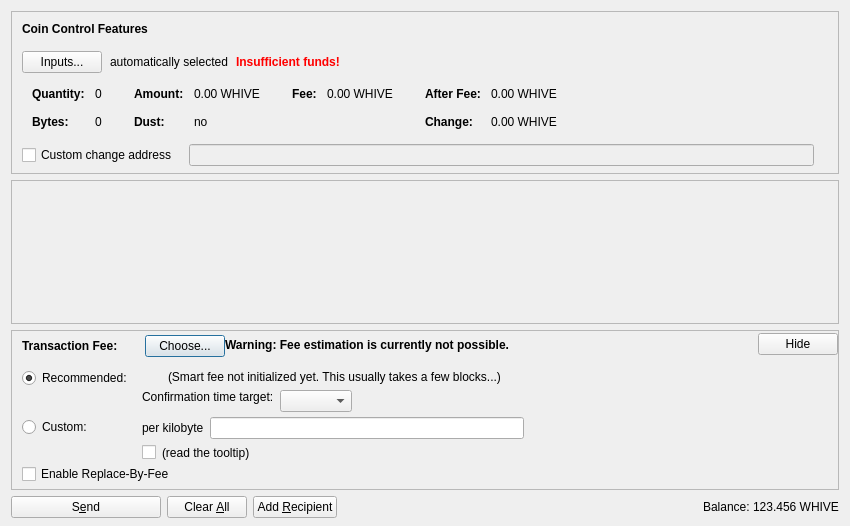
<?xml version="1.0" encoding="UTF-8"?>
<ui version="4.0">
 <class>SendCoinsDialog</class>
 <widget class="QDialog" name="SendCoinsDialog">
  <property name="geometry">
   <rect>
    <x>0</x>
    <y>0</y>
    <width>850</width>
    <height>526</height>
   </rect>
  </property>
  <property name="windowTitle">
   <string>Send Coins</string>
  </property>
  <layout class="QVBoxLayout" name="verticalLayout" stretch="0,1,0,0">
   <property name="bottomMargin">
    <number>8</number>
   </property>
   <item>
    <widget class="QFrame" name="frameCoinControl">
     <property name="sizePolicy">
      <sizepolicy hsizetype="Expanding" vsizetype="Expanding">
       <horstretch>0</horstretch>
       <verstretch>0</verstretch>
      </sizepolicy>
     </property>
     <property name="maximumSize">
      <size>
       <width>16777215</width>
       <height>16777215</height>
      </size>
     </property>
     <property name="frameShape">
      <enum>QFrame::StyledPanel</enum>
     </property>
     <property name="frameShadow">
      <enum>QFrame::Sunken</enum>
     </property>
     <layout class="QVBoxLayout" name="verticalLayoutCoinControl2">
      <property name="spacing">
       <number>0</number>
      </property>
      <property name="leftMargin">
       <number>0</number>
      </property>
      <property name="topMargin">
       <number>0</number>
      </property>
      <property name="rightMargin">
       <number>0</number>
      </property>
      <property name="bottomMargin">
       <number>6</number>
      </property>
      <item>
       <layout class="QVBoxLayout" name="verticalLayoutCoinControl" stretch="0,0,0,0,1">
        <property name="spacing">
         <number>0</number>
        </property>
        <property name="leftMargin">
         <number>10</number>
        </property>
        <property name="topMargin">
         <number>10</number>
        </property>
        <item>
         <layout class="QHBoxLayout" name="horizontalLayoutCoinControl1">
          <property name="bottomMargin">
           <number>15</number>
          </property>
          <item>
           <widget class="QLabel" name="labelCoinControlFeatures">
            <property name="sizePolicy">
             <sizepolicy hsizetype="Preferred" vsizetype="Maximum">
              <horstretch>0</horstretch>
              <verstretch>0</verstretch>
             </sizepolicy>
            </property>
            <property name="font">
             <font>
              <weight>75</weight>
              <bold>true</bold>
             </font>
            </property>
            <property name="styleSheet">
             <string notr="true">font-weight:bold;</string>
            </property>
            <property name="text">
             <string>Coin Control Features</string>
            </property>
           </widget>
          </item>
         </layout>
        </item>
        <item>
         <layout class="QHBoxLayout" name="horizontalLayoutCoinControl2" stretch="0,0,0,0">
          <property name="spacing">
           <number>8</number>
          </property>
          <property name="bottomMargin">
           <number>10</number>
          </property>
          <item>
           <widget class="QPushButton" name="pushButtonCoinControl">
            <property name="styleSheet">
             <string notr="true"/>
            </property>
            <property name="text">
             <string>Inputs...</string>
            </property>
            <property name="autoDefault">
             <bool>false</bool>
            </property>
           </widget>
          </item>
          <item>
           <widget class="QLabel" name="labelCoinControlAutomaticallySelected">
            <property name="text">
             <string>automatically selected</string>
            </property>
            <property name="margin">
             <number>5</number>
            </property>
           </widget>
          </item>
          <item>
           <widget class="QLabel" name="labelCoinControlInsuffFunds">
            <property name="font">
             <font>
              <weight>75</weight>
              <bold>true</bold>
             </font>
            </property>
            <property name="styleSheet">
             <string notr="true">color:red;font-weight:bold;</string>
            </property>
            <property name="text">
             <string>Insufficient funds!</string>
            </property>
            <property name="margin">
             <number>5</number>
            </property>
           </widget>
          </item>
          <item>
           <spacer name="horizontalSpacerCoinControl">
            <property name="orientation">
             <enum>Qt::Horizontal</enum>
            </property>
            <property name="sizeHint" stdset="0">
             <size>
              <width>40</width>
              <height>1</height>
             </size>
            </property>
           </spacer>
          </item>
         </layout>
        </item>
        <item>
         <widget class="QWidget" name="widgetCoinControl" native="true">
          <property name="sizePolicy">
           <sizepolicy hsizetype="Preferred" vsizetype="Preferred">
            <horstretch>0</horstretch>
            <verstretch>0</verstretch>
           </sizepolicy>
          </property>
          <property name="minimumSize">
           <size>
            <width>0</width>
            <height>0</height>
           </size>
          </property>
          <property name="styleSheet">
           <string notr="true"/>
          </property>
          <layout class="QHBoxLayout" name="horizontalLayoutCoinControl5">
           <property name="leftMargin">
            <number>0</number>
           </property>
           <property name="topMargin">
            <number>0</number>
           </property>
           <property name="rightMargin">
            <number>0</number>
           </property>
           <property name="bottomMargin">
            <number>0</number>
           </property>
           <item>
            <layout class="QHBoxLayout" name="horizontalLayoutCoinControl3" stretch="0,0,0,1">
             <property name="spacing">
              <number>20</number>
             </property>
             <property name="topMargin">
              <number>0</number>
             </property>
             <property name="bottomMargin">
              <number>10</number>
             </property>
             <item>
              <layout class="QFormLayout" name="formLayoutCoinControl1">
               <property name="horizontalSpacing">
                <number>10</number>
               </property>
               <property name="verticalSpacing">
                <number>14</number>
               </property>
               <property name="leftMargin">
                <number>10</number>
               </property>
               <property name="topMargin">
                <number>4</number>
               </property>
               <property name="rightMargin">
                <number>6</number>
               </property>
               <item row="0" column="0">
                <widget class="QLabel" name="labelCoinControlQuantityText">
                 <property name="font">
                  <font>
                   <weight>75</weight>
                   <bold>true</bold>
                  </font>
                 </property>
                 <property name="text">
                  <string>Quantity:</string>
                 </property>
                 <property name="margin">
                  <number>0</number>
                 </property>
                </widget>
               </item>
               <item row="0" column="1">
                <widget class="QLabel" name="labelCoinControlQuantity">
                 <property name="cursor">
                  <cursorShape>IBeamCursor</cursorShape>
                 </property>
                 <property name="contextMenuPolicy">
                  <enum>Qt::ActionsContextMenu</enum>
                 </property>
                 <property name="text">
                  <string notr="true">0</string>
                 </property>
                 <property name="margin">
                  <number>0</number>
                 </property>
                 <property name="textInteractionFlags">
                  <set>Qt::LinksAccessibleByMouse|Qt::TextSelectableByKeyboard|Qt::TextSelectableByMouse</set>
                 </property>
                </widget>
               </item>
               <item row="1" column="0">
                <widget class="QLabel" name="labelCoinControlBytesText">
                 <property name="font">
                  <font>
                   <weight>75</weight>
                   <bold>true</bold>
                  </font>
                 </property>
                 <property name="text">
                  <string>Bytes:</string>
                 </property>
                </widget>
               </item>
               <item row="1" column="1">
                <widget class="QLabel" name="labelCoinControlBytes">
                 <property name="cursor">
                  <cursorShape>IBeamCursor</cursorShape>
                 </property>
                 <property name="contextMenuPolicy">
                  <enum>Qt::ActionsContextMenu</enum>
                 </property>
                 <property name="text">
                  <string notr="true">0</string>
                 </property>
                 <property name="textInteractionFlags">
                  <set>Qt::LinksAccessibleByMouse|Qt::TextSelectableByKeyboard|Qt::TextSelectableByMouse</set>
                 </property>
                </widget>
               </item>
              </layout>
             </item>
             <item>
              <layout class="QFormLayout" name="formLayoutCoinControl2">
               <property name="horizontalSpacing">
                <number>10</number>
               </property>
               <property name="verticalSpacing">
                <number>14</number>
               </property>
               <property name="leftMargin">
                <number>6</number>
               </property>
               <property name="topMargin">
                <number>4</number>
               </property>
               <property name="rightMargin">
                <number>6</number>
               </property>
               <item row="0" column="0">
                <widget class="QLabel" name="labelCoinControlAmountText">
                 <property name="font">
                  <font>
                   <weight>75</weight>
                   <bold>true</bold>
                  </font>
                 </property>
                 <property name="text">
                  <string>Amount:</string>
                 </property>
                 <property name="margin">
                  <number>0</number>
                 </property>
                </widget>
               </item>
               <item row="0" column="1">
                <widget class="QLabel" name="labelCoinControlAmount">
                 <property name="cursor">
                  <cursorShape>IBeamCursor</cursorShape>
                 </property>
                 <property name="contextMenuPolicy">
                  <enum>Qt::ActionsContextMenu</enum>
                 </property>
                 <property name="text">
                  <string notr="true">0.00 WHIVE</string>
                 </property>
                 <property name="textInteractionFlags">
                  <set>Qt::LinksAccessibleByMouse|Qt::TextSelectableByKeyboard|Qt::TextSelectableByMouse</set>
                 </property>
                </widget>
               </item>
               <item row="1" column="0">
                <widget class="QLabel" name="labelCoinControlLowOutputText">
                 <property name="font">
                  <font>
                   <weight>75</weight>
                   <bold>true</bold>
                  </font>
                 </property>
                 <property name="text">
                  <string>Dust:</string>
                 </property>
                </widget>
               </item>
               <item row="1" column="1">
                <widget class="QLabel" name="labelCoinControlLowOutput">
                 <property name="cursor">
                  <cursorShape>IBeamCursor</cursorShape>
                 </property>
                 <property name="contextMenuPolicy">
                  <enum>Qt::ActionsContextMenu</enum>
                 </property>
                 <property name="text">
                  <string notr="true">no</string>
                 </property>
                 <property name="textInteractionFlags">
                  <set>Qt::LinksAccessibleByMouse|Qt::TextSelectableByKeyboard|Qt::TextSelectableByMouse</set>
                 </property>
                </widget>
               </item>
              </layout>
             </item>
             <item>
              <layout class="QFormLayout" name="formLayoutCoinControl3">
               <property name="horizontalSpacing">
                <number>10</number>
               </property>
               <property name="verticalSpacing">
                <number>14</number>
               </property>
               <property name="leftMargin">
                <number>6</number>
               </property>
               <property name="topMargin">
                <number>4</number>
               </property>
               <property name="rightMargin">
                <number>6</number>
               </property>
               <item row="0" column="0">
                <widget class="QLabel" name="labelCoinControlFeeText">
                 <property name="font">
                  <font>
                   <weight>75</weight>
                   <bold>true</bold>
                  </font>
                 </property>
                 <property name="text">
                  <string>Fee:</string>
                 </property>
                 <property name="margin">
                  <number>0</number>
                 </property>
                </widget>
               </item>
               <item row="0" column="1">
                <widget class="QLabel" name="labelCoinControlFee">
                 <property name="cursor">
                  <cursorShape>IBeamCursor</cursorShape>
                 </property>
                 <property name="contextMenuPolicy">
                  <enum>Qt::ActionsContextMenu</enum>
                 </property>
                 <property name="text">
                  <string notr="true">0.00 WHIVE</string>
                 </property>
                 <property name="textInteractionFlags">
                  <set>Qt::LinksAccessibleByMouse|Qt::TextSelectableByKeyboard|Qt::TextSelectableByMouse</set>
                 </property>
                </widget>
               </item>
              </layout>
             </item>
             <item>
              <layout class="QFormLayout" name="formLayoutCoinControl4">
               <property name="horizontalSpacing">
                <number>10</number>
               </property>
               <property name="verticalSpacing">
                <number>14</number>
               </property>
               <property name="leftMargin">
                <number>6</number>
               </property>
               <property name="topMargin">
                <number>4</number>
               </property>
               <property name="rightMargin">
                <number>6</number>
               </property>
               <item row="0" column="0">
                <widget class="QLabel" name="labelCoinControlAfterFeeText">
                 <property name="font">
                  <font>
                   <weight>75</weight>
                   <bold>true</bold>
                  </font>
                 </property>
                 <property name="text">
                  <string>After Fee:</string>
                 </property>
                 <property name="margin">
                  <number>0</number>
                 </property>
                </widget>
               </item>
               <item row="0" column="1">
                <widget class="QLabel" name="labelCoinControlAfterFee">
                 <property name="cursor">
                  <cursorShape>IBeamCursor</cursorShape>
                 </property>
                 <property name="contextMenuPolicy">
                  <enum>Qt::ActionsContextMenu</enum>
                 </property>
                 <property name="text">
                  <string notr="true">0.00 WHIVE</string>
                 </property>
                 <property name="textInteractionFlags">
                  <set>Qt::LinksAccessibleByMouse|Qt::TextSelectableByKeyboard|Qt::TextSelectableByMouse</set>
                 </property>
                </widget>
               </item>
               <item row="1" column="0">
                <widget class="QLabel" name="labelCoinControlChangeText">
                 <property name="font">
                  <font>
                   <weight>75</weight>
                   <bold>true</bold>
                  </font>
                 </property>
                 <property name="text">
                  <string>Change:</string>
                 </property>
                </widget>
               </item>
               <item row="1" column="1">
                <widget class="QLabel" name="labelCoinControlChange">
                 <property name="cursor">
                  <cursorShape>IBeamCursor</cursorShape>
                 </property>
                 <property name="contextMenuPolicy">
                  <enum>Qt::ActionsContextMenu</enum>
                 </property>
                 <property name="text">
                  <string notr="true">0.00 WHIVE</string>
                 </property>
                 <property name="textInteractionFlags">
                  <set>Qt::LinksAccessibleByMouse|Qt::TextSelectableByKeyboard|Qt::TextSelectableByMouse</set>
                 </property>
                </widget>
               </item>
              </layout>
             </item>
            </layout>
           </item>
          </layout>
         </widget>
        </item>
        <item>
         <layout class="QHBoxLayout" name="horizontalLayoutCoinControl4" stretch="0,0,0">
          <property name="spacing">
           <number>12</number>
          </property>
          <property name="sizeConstraint">
           <enum>QLayout::SetDefaultConstraint</enum>
          </property>
          <property name="topMargin">
           <number>5</number>
          </property>
          <property name="rightMargin">
           <number>5</number>
          </property>
          <item>
           <widget class="QCheckBox" name="checkBoxCoinControlChange">
            <property name="toolTip">
             <string>If this is activated, but the change address is empty or invalid, change will be sent to a newly generated address.</string>
            </property>
            <property name="text">
             <string>Custom change address</string>
            </property>
           </widget>
          </item>
          <item>
           <widget class="QValidatedLineEdit" name="lineEditCoinControlChange">
            <property name="enabled">
             <bool>false</bool>
            </property>
            <property name="sizePolicy">
             <sizepolicy hsizetype="Expanding" vsizetype="Fixed">
              <horstretch>0</horstretch>
              <verstretch>0</verstretch>
             </sizepolicy>
            </property>
           </widget>
          </item>
          <item>
           <widget class="QLabel" name="labelCoinControlChangeLabel">
            <property name="sizePolicy">
             <sizepolicy hsizetype="Preferred" vsizetype="Expanding">
              <horstretch>0</horstretch>
              <verstretch>0</verstretch>
             </sizepolicy>
            </property>
            <property name="minimumSize">
             <size>
              <width>0</width>
              <height>0</height>
             </size>
            </property>
            <property name="text">
             <string/>
            </property>
            <property name="margin">
             <number>3</number>
            </property>
           </widget>
          </item>
         </layout>
        </item>
        <item>
         <spacer name="verticalSpacerCoinControl">
          <property name="orientation">
           <enum>Qt::Vertical</enum>
          </property>
          <property name="sizeHint" stdset="0">
           <size>
            <width>800</width>
            <height>1</height>
           </size>
          </property>
         </spacer>
        </item>
       </layout>
      </item>
     </layout>
    </widget>
   </item>
   <item>
    <widget class="QScrollArea" name="scrollArea">
     <property name="widgetResizable">
      <bool>true</bool>
     </property>
     <widget class="QWidget" name="scrollAreaWidgetContents">
      <property name="geometry">
       <rect>
        <x>0</x>
        <y>0</y>
        <width>830</width>
        <height>104</height>
       </rect>
      </property>
      <layout class="QVBoxLayout" name="verticalLayout_2" stretch="0,1">
       <property name="leftMargin">
        <number>0</number>
       </property>
       <property name="topMargin">
        <number>0</number>
       </property>
       <property name="rightMargin">
        <number>0</number>
       </property>
       <property name="bottomMargin">
        <number>0</number>
       </property>
       <item>
        <layout class="QVBoxLayout" name="entries">
         <property name="spacing">
          <number>6</number>
         </property>
        </layout>
       </item>
       <item>
        <spacer name="verticalSpacer">
         <property name="orientation">
          <enum>Qt::Vertical</enum>
         </property>
         <property name="sizeHint" stdset="0">
          <size>
           <width>20</width>
           <height>40</height>
          </size>
         </property>
        </spacer>
       </item>
      </layout>
     </widget>
    </widget>
   </item>
   <item>
    <widget class="QFrame" name="frameFee">
     <property name="sizePolicy">
      <sizepolicy hsizetype="Expanding" vsizetype="Expanding">
       <horstretch>0</horstretch>
       <verstretch>0</verstretch>
      </sizepolicy>
     </property>
     <property name="maximumSize">
      <size>
       <width>16777215</width>
       <height>16777215</height>
      </size>
     </property>
     <property name="frameShape">
      <enum>QFrame::StyledPanel</enum>
     </property>
     <property name="frameShadow">
      <enum>QFrame::Sunken</enum>
     </property>
     <layout class="QVBoxLayout" name="verticalLayoutFee1">
      <property name="spacing">
       <number>0</number>
      </property>
      <property name="leftMargin">
       <number>0</number>
      </property>
      <property name="topMargin">
       <number>0</number>
      </property>
      <property name="rightMargin">
       <number>0</number>
      </property>
      <property name="bottomMargin">
       <number>0</number>
      </property>
      <item>
       <layout class="QVBoxLayout" name="verticalLayoutFee2" stretch="0,0,0">
        <property name="spacing">
         <number>0</number>
        </property>
        <property name="leftMargin">
         <number>10</number>
        </property>
        <property name="topMargin">
         <number>0</number>
        </property>
        <item>
         <layout class="QHBoxLayout" name="horizontalLayoutFee1">
          <property name="bottomMargin">
           <number>0</number>
          </property>
          <item>
           <layout class="QVBoxLayout" name="verticalLayoutFee7">
            <property name="spacing">
             <number>0</number>
            </property>
            <item>
             <spacer name="verticalSpacerSmartFee">
              <property name="orientation">
               <enum>Qt::Vertical</enum>
              </property>
              <property name="sizeType">
               <enum>QSizePolicy::Fixed</enum>
              </property>
              <property name="sizeHint" stdset="0">
               <size>
                <width>1</width>
                <height>4</height>
               </size>
              </property>
             </spacer>
            </item>
            <item>
             <layout class="QHBoxLayout" name="horizontalLayoutSmartFee">
              <property name="spacing">
               <number>10</number>
              </property>
              <item>
               <widget class="QLabel" name="labelFeeHeadline">
                <property name="sizePolicy">
                 <sizepolicy hsizetype="Preferred" vsizetype="Maximum">
                  <horstretch>0</horstretch>
                  <verstretch>0</verstretch>
                 </sizepolicy>
                </property>
                <property name="font">
                 <font>
                  <weight>75</weight>
                  <bold>true</bold>
                 </font>
                </property>
                <property name="styleSheet">
                 <string notr="true">font-weight:bold;</string>
                </property>
                <property name="text">
                 <string>Transaction Fee:</string>
                </property>
               </widget>
              </item>
              <item>
               <widget class="QLabel" name="labelFeeMinimized">
                <property name="text">
                 <string/>
                </property>
               </widget>
              </item>
              <item>
               <widget class="QPushButton" name="buttonChooseFee">
                <property name="text">
                 <string>Choose...</string>
                </property>
               </widget>
              </item>
             </layout>
            </item>
            <item>
             <spacer name="verticalSpacer_5">
              <property name="orientation">
               <enum>Qt::Vertical</enum>
              </property>
              <property name="sizeHint" stdset="0">
               <size>
                <width>1</width>
                <height>1</height>
               </size>
              </property>
             </spacer>
            </item>
           </layout>
          </item>
          <item>
           <widget class="QLabel" name="fallbackFeeWarningLabel">
            <property name="toolTip">
             <string>Using the fallbackfee can result in sending a transaction that will take several hours or days (or never) to confirm. Consider choosing your fee manually or wait until you have validated the complete chain.</string>
            </property>
            <property name="font">
            <font>
                <weight>75</weight>
                <bold>true</bold>
            </font>
            </property>
            <property name="text">
             <string>Warning: Fee estimation is currently not possible.</string>
            </property>
            <property name="wordWrap">
             <bool>false</bool>
            </property>
           </widget>
          </item>
          <item>
           <spacer name="horizontalSpacer_4">
            <property name="orientation">
             <enum>Qt::Horizontal</enum>
            </property>
            <property name="sizeType">
             <enum>QSizePolicy::MinimumExpanding</enum>
            </property>
            <property name="sizeHint" stdset="0">
             <size>
              <width>40</width>
              <height>20</height>
             </size>
            </property>
           </spacer>
          </item>
          <item>
           <widget class="QPushButton" name="buttonMinimizeFee">
            <property name="toolTip">
             <string>collapse fee-settings</string>
            </property>
            <property name="text">
             <string>Hide</string>
            </property>
           </widget>
          </item>
         </layout>
        </item>
        <item>
         <widget class="QFrame" name="frameFeeSelection">
          <layout class="QVBoxLayout" name="verticalLayoutFee12">
           <property name="spacing">
            <number>0</number>
           </property>
           <property name="leftMargin">
            <number>0</number>
           </property>
           <property name="topMargin">
            <number>0</number>
           </property>
           <property name="rightMargin">
            <number>0</number>
           </property>
           <property name="bottomMargin">
            <number>0</number>
           </property>
           <item>
            <layout class="QGridLayout" name="gridLayoutFee">
             <property name="topMargin">
              <number>10</number>
             </property>
             <property name="bottomMargin">
              <number>4</number>
             </property>
             <property name="horizontalSpacing">
              <number>10</number>
             </property>
             <property name="verticalSpacing">
              <number>4</number>
             </property>
             <item row="1" column="1">
              <layout class="QVBoxLayout" name="verticalLayoutFee8">
               <property name="spacing">
                <number>6</number>
               </property>
               <item>
                <layout class="QHBoxLayout" name="horizontalLayoutFee13">
                 <item>
                  <widget class="QLabel" name="labelCustomPerKilobyte">
                   <property name="toolTip">
                    <string>Specify a custom fee per kB (1,000 bytes) of the transaction's virtual size.

Note:  Since the fee is calculated on a per-byte basis, a fee of "100 satoshis per kB" for a transaction size of 500 bytes (half of 1 kB) would ultimately yield a fee of only 50 satoshis.</string>
                   </property>
                   <property name="text">
                    <string>per kilobyte</string>
                   </property>
                  </widget>
                 </item>
                 <item>
                  <widget class="BitcoinAmountField" name="customFee"/>
                 </item>
                 <item>
                  <spacer name="horizontalSpacer_6">
                   <property name="orientation">
                    <enum>Qt::Horizontal</enum>
                   </property>
                   <property name="sizeHint" stdset="0">
                    <size>
                     <width>1</width>
                     <height>1</height>
                    </size>
                   </property>
                  </spacer>
                 </item>
                </layout>
               </item>
               <item>
                <layout class="QHBoxLayout" name="horizontalLayoutFee8">
                 <item>
                  <widget class="QCheckBox" name="checkBoxMinimumFee">
                   <property name="toolTip">
                    <string>Paying only the minimum fee is just fine as long as there is less transaction volume than space in the blocks. But be aware that this can end up in a never confirming transaction once there is more demand for whive transactions than the network can process.</string>
                   </property>
                   <property name="text">
                    <string/>
                   </property>
                  </widget>
                 </item>
                 <item>
                  <widget class="QLabel" name="labelMinFeeWarning">
                   <property name="enabled">
                    <bool>true</bool>
                   </property>
                   <property name="toolTip">
                    <string>Paying only the minimum fee is just fine as long as there is less transaction volume than space in the blocks. But be aware that this can end up in a never confirming transaction once there is more demand for whive transactions than the network can process.</string>
                   </property>
                   <property name="text">
                    <string>(read the tooltip)</string>
                   </property>
                   <property name="margin">
                    <number>5</number>
                   </property>
                  </widget>
                 </item>
                 <item>
                  <spacer name="horizontalSpacer_2">
                   <property name="orientation">
                    <enum>Qt::Horizontal</enum>
                   </property>
                   <property name="sizeHint" stdset="0">
                    <size>
                     <width>1</width>
                     <height>1</height>
                    </size>
                   </property>
                  </spacer>
                 </item>
                </layout>
               </item>
              </layout>
             </item>
             <item row="0" column="0">
              <layout class="QVBoxLayout" name="verticalLayoutFee4" stretch="0,1">
               <item>
                <widget class="QRadioButton" name="radioSmartFee">
                 <property name="text">
                  <string>Recommended:</string>
                 </property>
                 <property name="checked">
                  <bool>true</bool>
                 </property>
                 <attribute name="buttonGroup">
                  <string notr="true">groupFee</string>
                 </attribute>
                </widget>
               </item>
               <item>
                <spacer name="verticalSpacer_2">
                 <property name="orientation">
                  <enum>Qt::Vertical</enum>
                 </property>
                 <property name="sizeHint" stdset="0">
                  <size>
                   <width>1</width>
                   <height>1</height>
                  </size>
                 </property>
                </spacer>
               </item>
              </layout>
             </item>
             <item row="1" column="0">
              <layout class="QVBoxLayout" name="verticalLayoutFee9" stretch="0,1">
               <item>
                <widget class="QRadioButton" name="radioCustomFee">
                 <property name="text">
                  <string>Custom:</string>
                 </property>
                 <attribute name="buttonGroup">
                  <string notr="true">groupFee</string>
                 </attribute>
                </widget>
               </item>
               <item>
                <spacer name="verticalSpacer_6">
                 <property name="orientation">
                  <enum>Qt::Vertical</enum>
                 </property>
                 <property name="sizeHint" stdset="0">
                  <size>
                   <width>1</width>
                   <height>1</height>
                  </size>
                 </property>
                </spacer>
               </item>
              </layout>
             </item>
             <item row="0" column="1">
              <layout class="QVBoxLayout" name="verticalLayoutFee3" stretch="0,0,1">
               <property name="spacing">
                <number>6</number>
               </property>
               <property name="topMargin">
                <number>2</number>
               </property>
               <item>
                <layout class="QHBoxLayout" name="horizontalLayoutFee12">
                 <item>
                  <widget class="QLabel" name="labelSmartFee">
                   <property name="text">
                    <string/>
                   </property>
                   <property name="margin">
                    <number>2</number>
                   </property>
                  </widget>
                 </item>
                 <item>
                  <widget class="QLabel" name="labelFeeEstimation">
                   <property name="text">
                    <string/>
                   </property>
                  </widget>
                 </item>
                 <item>
                  <widget class="QLabel" name="labelSmartFee2">
                   <property name="text">
                    <string>(Smart fee not initialized yet. This usually takes a few blocks...)</string>
                   </property>
                   <property name="margin">
                    <number>2</number>
                   </property>
                  </widget>
                 </item>
                 <item>
                  <spacer name="horizontalSpacer_5">
                   <property name="orientation">
                    <enum>Qt::Horizontal</enum>
                   </property>
                   <property name="sizeHint" stdset="0">
                    <size>
                     <width>1</width>
                     <height>1</height>
                    </size>
                   </property>
                  </spacer>
                 </item>
                </layout>
               </item>
               <item>
                <layout class="QHBoxLayout" name="horizontalLayoutFee9">
                 <item>
                  <layout class="QVBoxLayout" name="verticalLayoutFee6">
                   <item>
                    <widget class="QLabel" name="labelSmartFee3">
                     <property name="text">
                      <string>Confirmation time target:</string>
                     </property>
                     <property name="margin">
                      <number>2</number>
                     </property>
                    </widget>
                   </item>
                   <item>
                    <spacer name="verticalSpacer_3">
                     <property name="orientation">
                      <enum>Qt::Vertical</enum>
                     </property>
                     <property name="sizeHint" stdset="0">
                      <size>
                       <width>1</width>
                       <height>1</height>
                      </size>
                     </property>
                    </spacer>
                   </item>
                  </layout>
                 </item>
                 <item>
                  <layout class="QVBoxLayout" name="verticalLayoutFee5">
                   <property name="rightMargin">
                    <number>30</number>
                   </property>
                   <item>
                    <layout class="QHBoxLayout" name="horizontalLayoutConfTarget">
                     <property name="bottomMargin">
                      <number>0</number>
                     </property>
                     <item>
                      <widget class="QComboBox" name="confTargetSelector"/>
                     </item>
                     <item>
                      <spacer name="horizontalSpacerConfTarget">
                       <property name="orientation">
                        <enum>Qt::Horizontal</enum>
                       </property>
                       <property name="sizeHint" stdset="0">
                        <size>
                         <width>40</width>
                         <height>20</height>
                        </size>
                       </property>
                      </spacer>
                     </item>
                    </layout>
                   </item>
                  </layout>
                 </item>
                </layout>
               </item>
               <item>
                <spacer name="verticalSpacer_4">
                 <property name="orientation">
                  <enum>Qt::Vertical</enum>
                 </property>
                 <property name="sizeHint" stdset="0">
                  <size>
                   <width>1</width>
                   <height>1</height>
                  </size>
                 </property>
                </spacer>
               </item>
              </layout>
             </item>
            </layout>
           </item>
           <item>
            <widget class="QCheckBox" name="optInRBF">
             <property name="text">
              <string>Enable Replace-By-Fee</string>
             </property>
             <property name="toolTip">
              <string>With Replace-By-Fee (BIP-125) you can increase a transaction's fee after it is sent. Without this, a higher fee may be recommended to compensate for increased transaction delay risk.</string>
             </property>
            </widget>
           </item>
          </layout>
         </widget>
        </item>
        <item>
         <spacer name="verticalSpacerFee">
          <property name="orientation">
           <enum>Qt::Vertical</enum>
          </property>
          <property name="sizeHint" stdset="0">
           <size>
            <width>40</width>
            <height>5</height>
           </size>
          </property>
         </spacer>
        </item>
       </layout>
      </item>
     </layout>
    </widget>
   </item>
   <item>
    <layout class="QHBoxLayout" name="horizontalLayout">
     <item>
      <widget class="QPushButton" name="sendButton">
       <property name="minimumSize">
        <size>
         <width>150</width>
         <height>0</height>
        </size>
       </property>
       <property name="toolTip">
        <string>Confirm the send action</string>
       </property>
       <property name="text">
        <string>S&amp;end</string>
       </property>
       <property name="icon">
        <iconset resource="../bitcoin.qrc">
         <normaloff>:/icons/send</normaloff>:/icons/send</iconset>
       </property>
       <property name="autoDefault">
        <bool>false</bool>
       </property>
       <property name="default">
        <bool>false</bool>
       </property>
      </widget>
     </item>
     <item>
      <widget class="QPushButton" name="clearButton">
       <property name="sizePolicy">
        <sizepolicy hsizetype="Minimum" vsizetype="Fixed">
         <horstretch>0</horstretch>
         <verstretch>0</verstretch>
        </sizepolicy>
       </property>
       <property name="toolTip">
        <string>Clear all fields of the form.</string>
       </property>
       <property name="text">
        <string>Clear &amp;All</string>
       </property>
       <property name="icon">
        <iconset resource="../bitcoin.qrc">
         <normaloff>:/icons/remove</normaloff>:/icons/remove</iconset>
       </property>
       <property name="autoDefault">
        <bool>false</bool>
       </property>
      </widget>
     </item>
     <item>
      <widget class="QPushButton" name="addButton">
       <property name="toolTip">
        <string>Send to multiple recipients at once</string>
       </property>
       <property name="text">
        <string>Add &amp;Recipient</string>
       </property>
       <property name="icon">
        <iconset resource="../bitcoin.qrc">
         <normaloff>:/icons/add</normaloff>:/icons/add</iconset>
       </property>
       <property name="autoDefault">
        <bool>false</bool>
       </property>
      </widget>
     </item>
     <item>
      <spacer name="horizontalSpacer">
       <property name="orientation">
        <enum>Qt::Horizontal</enum>
       </property>
       <property name="sizeHint" stdset="0">
        <size>
         <width>40</width>
         <height>20</height>
        </size>
       </property>
      </spacer>
     </item>
     <item>
      <layout class="QHBoxLayout" name="horizontalLayout_2">
       <property name="spacing">
        <number>3</number>
       </property>
       <item>
        <widget class="QLabel" name="label">
         <property name="sizePolicy">
          <sizepolicy hsizetype="Preferred" vsizetype="Fixed">
           <horstretch>0</horstretch>
           <verstretch>0</verstretch>
          </sizepolicy>
         </property>
         <property name="text">
          <string>Balance:</string>
         </property>
        </widget>
       </item>
       <item>
        <widget class="QLabel" name="labelBalance">
         <property name="sizePolicy">
          <sizepolicy hsizetype="Preferred" vsizetype="Fixed">
           <horstretch>0</horstretch>
           <verstretch>0</verstretch>
          </sizepolicy>
         </property>
         <property name="cursor">
          <cursorShape>IBeamCursor</cursorShape>
         </property>
         <property name="text">
          <string notr="true">123.456 WHIVE</string>
         </property>
         <property name="textInteractionFlags">
          <set>Qt::LinksAccessibleByMouse|Qt::TextSelectableByKeyboard|Qt::TextSelectableByMouse</set>
         </property>
        </widget>
       </item>
      </layout>
     </item>
    </layout>
   </item>
  </layout>
 </widget>
 <customwidgets>
  <customwidget>
   <class>QValidatedLineEdit</class>
   <extends>QLineEdit</extends>
   <header>qt/qvalidatedlineedit.h</header>
  </customwidget>
  <customwidget>
   <class>BitcoinAmountField</class>
   <extends>QLineEdit</extends>
   <header>qt/bitcoinamountfield.h</header>
   <container>1</container>
  </customwidget>
 </customwidgets>
 <resources>
  <include location="../bitcoin.qrc"/>
 </resources>
 <connections/>
 <buttongroups>
  <buttongroup name="groupFee"/>
 </buttongroups>
</ui>
